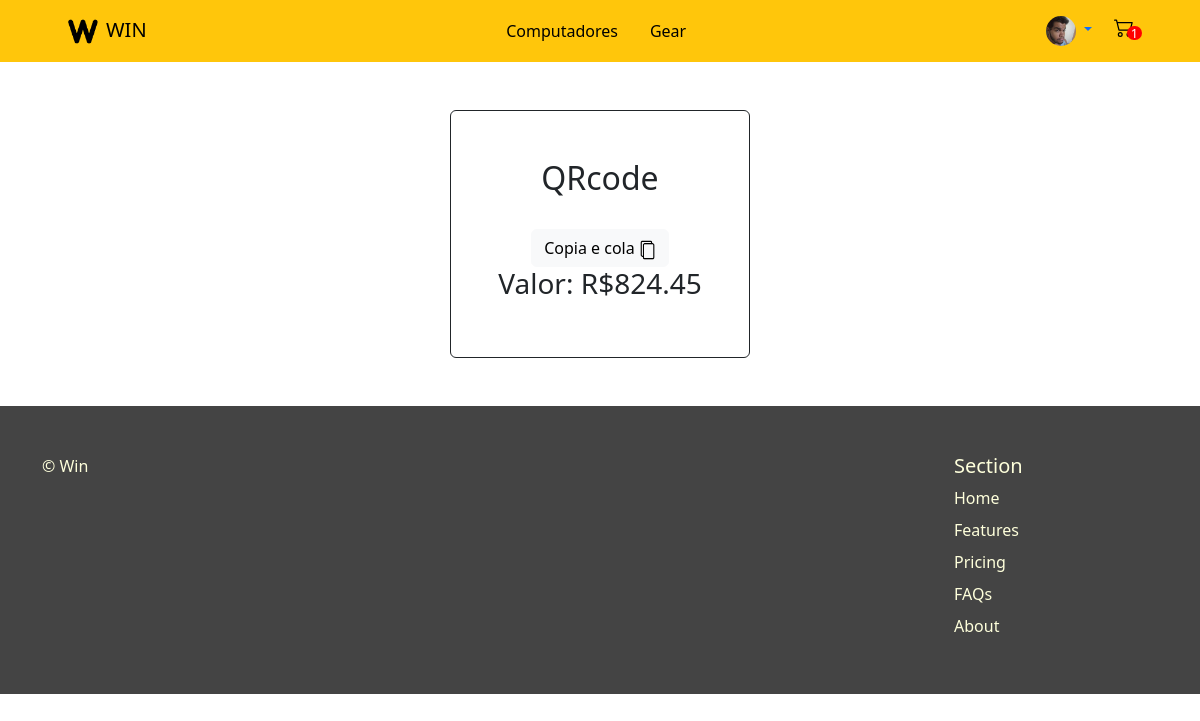
Page /pagamento (signed in) on the committed database.
### venda/models.py (models this page shows, shortened)
class Usuario(AbstractUser):
    email = models.EmailField()
    cpf = models.IntegerField(default=0)
    cep = models.IntegerField(default=0)
    foto = models.ImageField(default='media/perfil.png', upload_to="media/")

class Carrinho(models.Model):
    id = models.UUIDField(primary_key=True, default=uuid.uuid4)
    user = models.ForeignKey(Usuario, on_delete=models.CASCADE)
    completed = models.BooleanField(default=False)
    @property
    def num_itens_carrinho(self):
        itens = self.itenscarrinho.all()
        quantidade = sum([item.quantidade for item in itens])
        return quantidade
    @property
    def subtotal_carrinho(self):
        produtos = self.itenscarrinho.all()
        total = sum([produto.total for produto in produtos])
        preco_total = f"{total:.2f}"
        return preco_total

class ItemCarrinho(models.Model):
    produto = models.ForeignKey('Produto', on_delete=models.CASCADE, related_name='itens')
    carrinho = models.ForeignKey('Carrinho', on_delete=models.CASCADE, related_name='itenscarrinho')
    quantidade = models.IntegerField(default=0)
    @property
    def total(self):
        total = self.produto.preco * self.quantidade
        return total

class Produto(models.Model):
    nome = models.CharField(max_length=100, help_text='Nome')
    descricao = models.TextField(max_length=500, help_text='Descrição')
    preco = models.FloatField(help_text='Preço')
    imagem = models.ImageField(upload_to='images', default='Sem imagem')
    estoque = models.IntegerField(default=0)
    CATEGORIAS = (
        ('c', 'Computador'),
        ('p', 'Periférico'),
    )
    categoria = models.CharField(max_length=1,
                                 choices=CATEGORIAS,
                                 default='c',
                                 blank=True,
                                 help_text='Categoria do produto')

### venda/views.py (the view)
# urls.py: path('pagamento', views.pagamento, name="pagamento"),
def pagamento(request):
    if request.user.is_authenticated:
        carrinho, created = Carrinho.objects.get_or_create(user=request.user, completed=False)
        efi = EfiPay(credentials_h)
        lista_chaves = efi.pix_list_evp()
        n_chaves = len(lista_chaves['chaves'])
        if n_chaves < 1:
            chave_criada = efi.pix_create_evp()
            chave_pix = chave_criada['chave']
        else:
            chave_pix = lista_chaves['chaves'][0]
        body = {
            'calendario': {
                'expiracao': 3600
            },
            'devedor': {
                'cpf': f'{str(request.user.cpf)}',
                'nome': f'{str(request.user.username)}'
            },
            'valor': {
                'original': f'{str(carrinho.subtotal_carrinho)}'
            },
            'chave': chave_pix,
            'solicitacaoPagador': 'Cobrança dos serviços prestados.'
        }
        response = efi.pix_create_immediate_charge(body=body)
        loc_id = response["loc"]["id"]
        params = {
            'id': loc_id
        }
        resposta = efi.pix_generate_qrcode(params=params)
        qrcode = resposta["qrcode"]
        img_qrcode = resposta["imagemQrcode"]
        context = {"qrcode": qrcode, "img_qrcode": img_qrcode}
    return render(request, "venda/pagamento.html", context)

### venda/context_processors.py (called while the page is built)
def carrinho(request):
    if request.user.is_authenticated:
        carrinho, created = Carrinho.objects.get_or_create(user=request.user, completed=False)
        return {'carrinho': carrinho}
    else:
        return {'carrinho':0}

### venda/templates/venda/pagamento.html (shortened to what this page needs)
{% extends 'base_generic.html' %}
{% load static %}
{% block content %}
    <div class="d-flex flex-column justify-content-center align-items-center my-5">
        <div class="d-flex flex-column align-items-center w-25 border border-dark rounded">
            <div>
                <h2 class="pt-5 px-5">QRcode</h2>
            </div>
            <div>
                <button id="codigoQrcode" class="btn btn-light" value="{{ qrcode }}" onclick="copyPaste()">Copia e cola <img id="paste-icon" src="../../media/paste.png"></button>
            </div>
            <div>
                <h3 class="pb-5">Valor: R${{ carrinho.subtotal_carrinho }}</h3>
            </div>
        </div>
    </div>
{% endblock %}

### venda/templates/navbar.html (shortened to what this page needs)
<nav class="navbar navbar-expand-lg navbar-dark bg-dark px-10" style="background-color: #FFC60B !important;">
    <div class="container-fluid">
      <a class="navbar-brand px-5" href="{% url 'home' %}" style="color: black !important;"><img src="../../media/logopreta.png" alt="logo da win informática" height="30" class="px-2">WIN</a>
      <ul class="nav justify-content-space-between">
        <li class="nav-item">
          <a class="nav-link" style="color: black !important;" href="{% url 'home' %}">Computadores</a>
        </li>
        <li class="nav-item">
          <a class="nav-link" style="color: black !important;" href="{% url 'gears' %}">Gear</a>
        </li>
      </ul>
      <ul class="nav justify-content-center px-5">
        {% if user.is_authenticated %}
            <li class="nav-item dropdown">
              <a class="nav-link dropdown-toggle" href="#" role="button" data-bs-toggle="dropdown" aria-expanded="false">
                  <img src="../../{{ user.foto }}" alt="avatar"
            class="rounded-circle img-fluid" style="width: 30px; height: 30px">
              </a>
            </li>
          {% else %}
          <li class="nav-item">
            <a class="nav-link" style="color: black !important;" href="{% url 'login' %}">Login</a>
          </li>
          {% endif %}
        <li class="nav-item">
            <div id="container-cart-icon">
                {% if user.is_authenticated %}
                <div id="navi"><div id="red-circle"><a id="inside-circle">{{ carrinho.num_itens_carrinho }}</a></div></div>
                <div id="infoi">
                    <a href="{% url 'carrinho' %}"><img src="../media/cart2.svg" height="20" width="32" /></a>
                </div>
                {% else %}
                <div id="navi"><div id="red-circle"><a id="inside-circle">0</a></div></div>
                <div id="infoi">
                    <a href="{% url 'login' %}"><img src="../../media/cart2.svg" height="20" width="32" /></a>
                </div>
                {% endif %}
            </div>
        </li>
      </ul>
    </div>
</nav>

### venda/static/css/styles.css (style rules this page uses)
#container-cart-icon { width: 25px; height: 25px; position: relative; padding: 16px; margin-top: 5px; }
#paste-icon { width: 17px; height: 20px; }
#navi, #infoi { width: 100%; height: 100%; position: absolute; top: 0; left: 0; }
#infoi { z-index: 10; }
#red-circle { background-color: rgb(255, 0, 0); border-radius: 50%; width: 0.9rem; height: 0.9rem; position: relative; top: 40%; left: 60%; z-index: 20; }
#inside-circle { font-size: 0.8rem; position: absolute; top: 1px; left: 25%; line-height: 12.5px; color: white; }

### rows in the picture
Usuario: foto (picture)
Carrinho: num_itens_carrinho "1", subtotal_carrinho "824.45"
